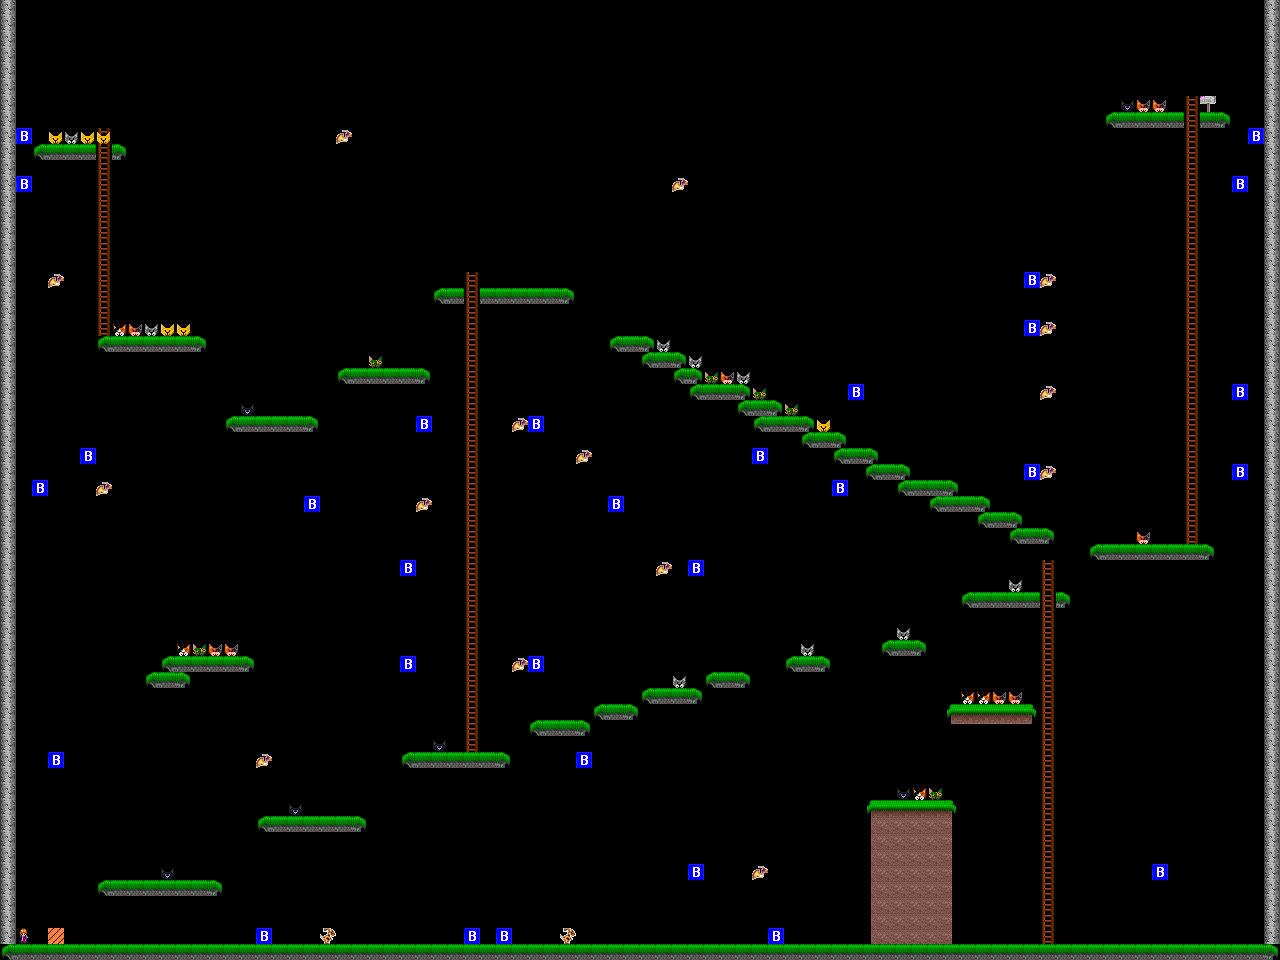

This game map was drawn from its Tiled (.tmx) file and the tilesets committed beside it. A one-line description and the trimmed map source follow:
An orthogonal 80x60 tile map with 16x16 px tiles, 4 tile layers (platforms, stalks, enemies, rewards).

<map version="1.0" orientation="orthogonal" renderorder="right-down" width="80" height="60" tilewidth="16" tileheight="16">
 <tileset firstgid="1" name="Level1" tilewidth="16" tileheight="16">
  <image source="tiles_mga.png" width="128" height="128" />
 </tileset>
 <layer name="platforms" width="80" height="60">
  <data>[4800 cells, 412 non-empty, 15 distinct tile ids]</data>
 </layer>
 <layer name="stalks" width="80" height="60">
  <data>[4800 cells, 96 non-empty, 2 distinct tile ids]</data>
 </layer>
 <layer name="enemies" width="80" height="60">
  <data>[4800 cells, 50 non-empty, 6 distinct tile ids]</data>
 </layer>
 <layer name="rewards" width="80" height="60">
  <data>[4800 cells, 41 non-empty, 6 distinct tile ids]</data>
 </layer>
</map>